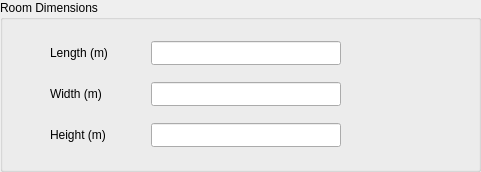
   <widget class="QGroupBox" name="dimensionsGroup">
    <property name="geometry">
     <rect>
      <x>10</x>
      <y>0</y>
      <width>481</width>
      <height>172</height>
     </rect>
    </property>
    <property name="minimumSize">
     <size>
      <width>481</width>
      <height>172</height>
     </size>
    </property>
    <property name="maximumSize">
     <size>
      <width>481</width>
      <height>172</height>
     </size>
    </property>
    <property name="title">
     <string>Room Dimensions</string>
    </property>
    <widget class="QWidget" name="layoutWidget">
     <property name="geometry">
      <rect>
       <x>40</x>
       <y>30</y>
       <width>311</width>
       <height>131</height>
      </rect>
     </property>
     <property name="minimumSize">
      <size>
       <width>311</width>
       <height>131</height>
      </size>
     </property>
     <property name="maximumSize">
      <size>
       <width>311</width>
       <height>131</height>
      </size>
     </property>
     <layout class="QGridLayout" name="gridLayout_1" columnstretch="1,2" columnminimumwidth="1,2">
      <property name="leftMargin">
       <number>10</number>
      </property>
      <property name="rightMargin">
       <number>10</number>
      </property>
      <item row="0" column="0">
       <widget class="QLabel" name="lengthLabel">
        <property name="minimumSize">
         <size>
          <width>95</width>
          <height>24</height>
         </size>
        </property>
        <property name="maximumSize">
         <size>
          <width>95</width>
          <height>24</height>
         </size>
        </property>
        <property name="text">
         <string>Length (m)</string>
        </property>
       </widget>
      </item>
      <item row="0" column="1">
       <widget class="QLineEdit" name="lengthLineEdit">
        <property name="enabled">
         <bool>true</bool>
        </property>
        <property name="minimumSize">
         <size>
          <width>190</width>
          <height>24</height>
         </size>
        </property>
        <property name="maximumSize">
         <size>
          <width>190</width>
          <height>24</height>
         </size>
        </property>
        <property name="autoFillBackground">
         <bool>false</bool>
        </property>
        <property name="clearButtonEnabled">
         <bool>false</bool>
        </property>
       </widget>
      </item>
      <item row="1" column="0">
       <widget class="QLabel" name="widthLabel">
        <property name="minimumSize">
         <size>
          <width>95</width>
          <height>24</height>
         </size>
        </property>
        <property name="maximumSize">
         <size>
          <width>95</width>
          <height>24</height>
         </size>
        </property>
        <property name="text">
         <string>Width (m)</string>
        </property>
       </widget>
      </item>
      <item row="1" column="1">
       <widget class="QLineEdit" name="widthLineEdit">
        <property name="minimumSize">
         <size>
          <width>190</width>
          <height>24</height>
         </size>
        </property>
        <property name="maximumSize">
         <size>
          <width>190</width>
          <height>24</height>
         </size>
        </property>
       </widget>
      </item>
      <item row="2" column="0">
       <widget class="QLabel" name="heightLabel">
        <property name="minimumSize">
         <size>
          <width>95</width>
          <height>24</height>
         </size>
        </property>
        <property name="maximumSize">
         <size>
          <width>95</width>
          <height>24</height>
         </size>
        </property>
        <property name="text">
         <string>Height (m)</string>
        </property>
       </widget>
      </item>
      <item row="2" column="1">
       <widget class="QLineEdit" name="heightLineEdit">
        <property name="minimumSize">
         <size>
          <width>190</width>
          <height>24</height>
         </size>
        </property>
        <property name="maximumSize">
         <size>
          <width>190</width>
          <height>24</height>
         </size>
        </property>
       </widget>
      </item>
     </layout>
    </widget>
   </widget>
